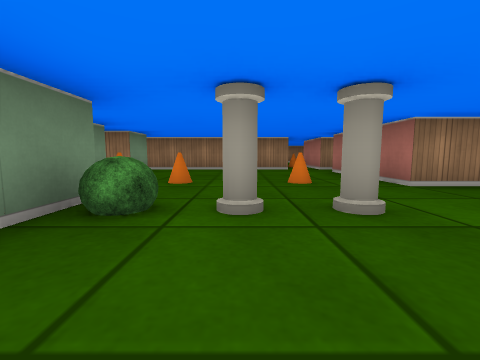
View 1 (above)

16 first-person views from a walk through a cub3D level. The camera is about half as high as the walls, tilts 6° down and sees 90° across. The floor is counted in squares. Each view is taken from the middle of a square. On the plan, view 1 faces up. The plan holds only what a view shows up to about 9 squares ahead; the rest is blank.

View 2
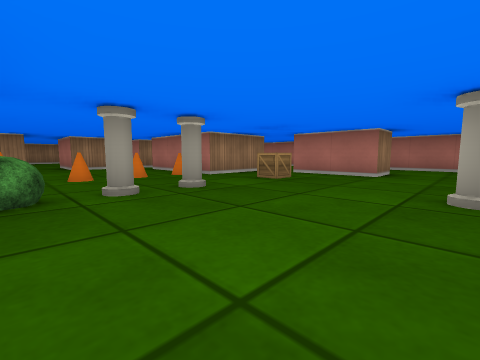

View 3
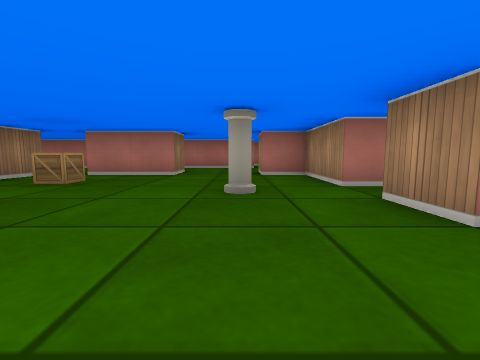

View 4
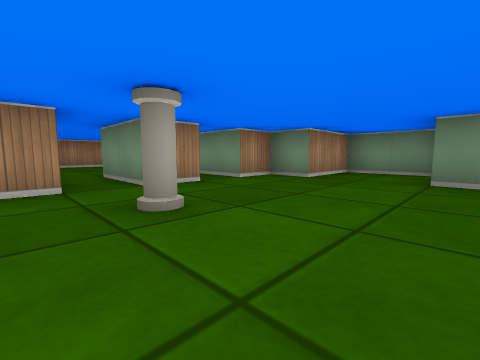

View 5
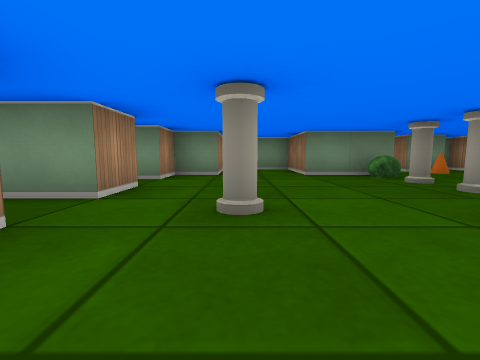

View 6
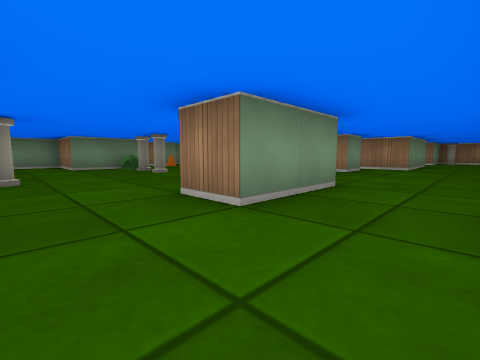

View 7
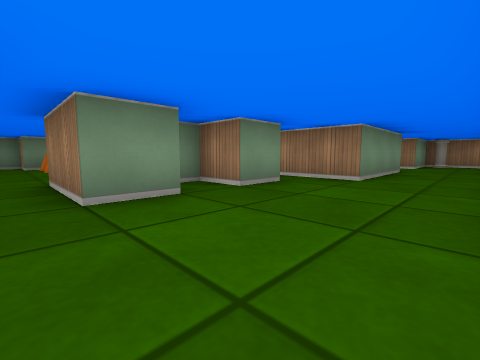

View 8
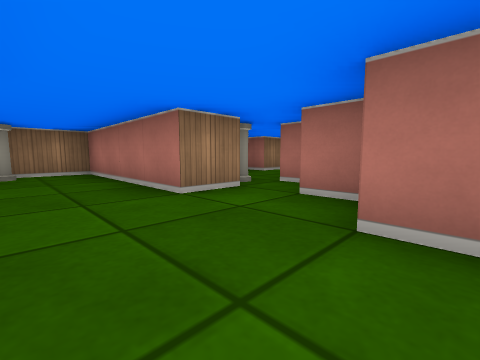

View 9
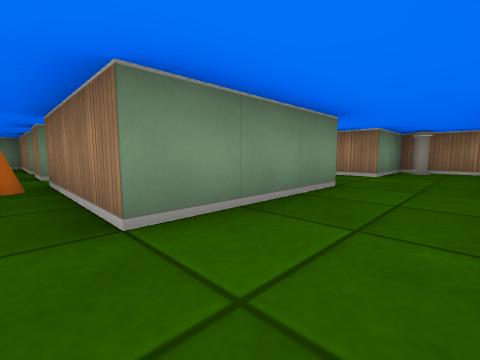

View 10
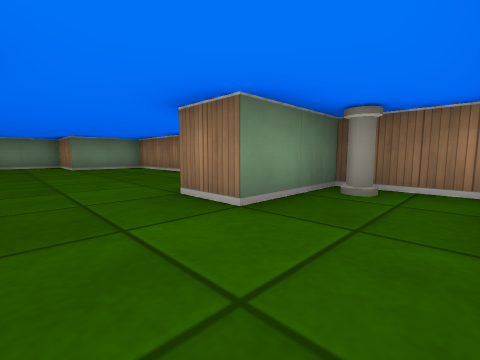

View 11
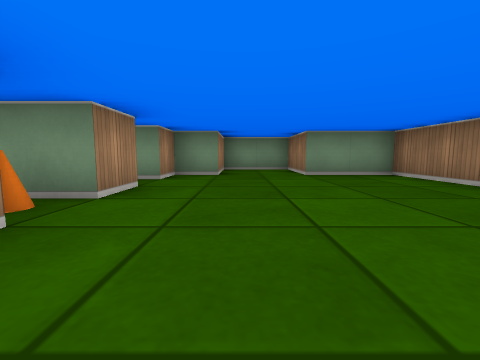

View 12
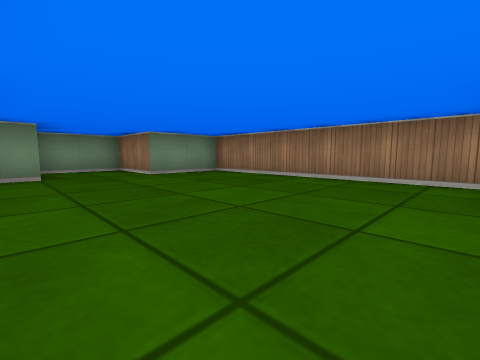

View 13
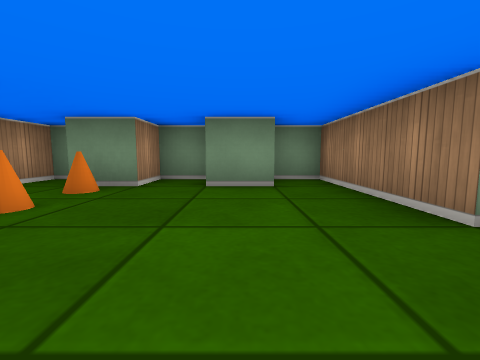

View 14
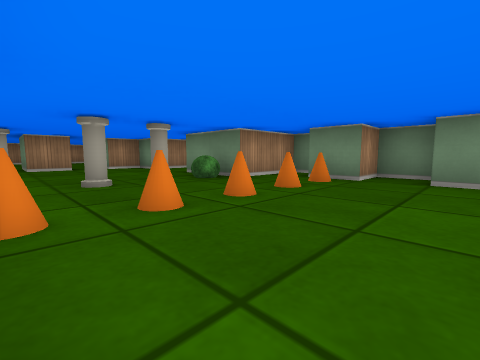

View 15
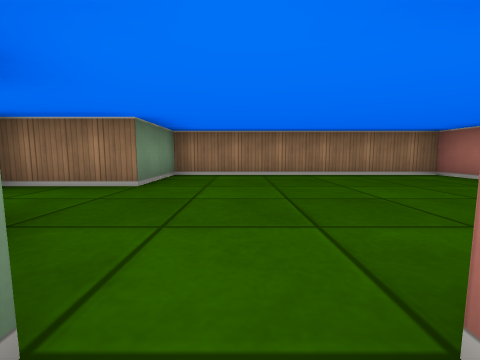

View 16
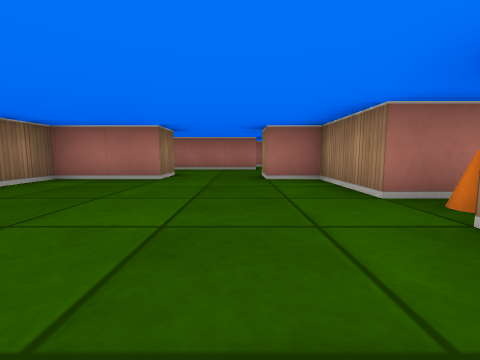

### Floor plan
Ten units are one square. View 1 is at (0, 0); x grows to the right and y downward. Boxes are objects, and circles mark ways between rooms. Rooms are numbered by the first view taken in them; rooms with no view inside come last. Other rooms are left out.
<svg viewBox="-40 -150 140 190">
<path fill="none" stroke="#000" d="M45 -35 25 -35 25 -65M45 -5 45 -25M-25 -66 -25 -55 -35 -55 -35 -45 -25 -45 -25 -35 -35 -35 -35 -25 -15 -25 -15 -5 -35 -5 -35 15 -15 15 -15 25 -5 25M4 25 15 25M25 25 45 25 45 15M45 -75 25 -75 25 -95M15 -95 15 -75 5 -75 5 -95M-5 -95 -5 -75 -35 -75 -35 -66M45 15 54 15M75 16 75 -10M55 -26 55 -5 45 -5M75 -79 75 -85M45 -66 45 -55 35 -55 35 -50M85 -88 85 -95M45 -105 55 -105 55 -75 45 -75M85 -105 75 -105 75 -145 55 -145 55 -125 45 -125M45 -46 45 -35M75 -44 75 -60M95 -100 95 -105M5 -95 15 -95M25 -95 45 -95 45 -105M45 -125 45 -145 -15 -145 -15 -125 -35 -125 -35 -105 -15 -105 -15 -95 -5 -95"/>
<rect x="-25" y="-45" width="10" height="10" fill="#bbb"><title>cone</title></rect>
<rect x="-15" y="-25" width="10" height="10" fill="#bbb"><title>bush</title></rect>
<rect x="-15" y="-45" width="10" height="10" fill="#bbb"><title>cone</title></rect>
<rect x="-5" y="-25" width="10" height="10" fill="#bbb"><title>pillar</title></rect>
<rect x="-5" y="-45" width="10" height="10" fill="#bbb"><title>cone</title></rect>
<rect x="5" y="-25" width="10" height="10" fill="#bbb"><title>pillar</title></rect>
<rect x="5" y="-45" width="10" height="10" fill="#bbb"><title>cone</title></rect>
<rect x="15" y="5" width="10" height="10" fill="#bbb"><title>pillar</title></rect>
<rect x="15" y="-45" width="10" height="10" fill="#bbb"><title>cone</title></rect>
<rect x="15" y="-95" width="10" height="10" fill="#bbb"><title>cone</title></rect>
<rect x="25" y="-25" width="10" height="10" fill="#bbb"><title>crate</title></rect>
<rect x="25" y="-75" width="10" height="10" fill="#bbb"><title>cone</title></rect>
<rect x="55" y="-145" width="10" height="10" fill="#bbb"><title>pillar</title></rect>
<rect x="85" y="-115" width="10" height="10" fill="#bbb"><title>pillar</title></rect>
<circle cx="50" cy="5" r="3" fill="#2a7"/>
<circle cx="35" cy="-70" r="3" fill="#2a7"/>
<circle cx="40" cy="-30" r="3" fill="#2a7"/>
<circle cx="0" cy="-85" r="3" fill="#2a7"/>
<circle cx="20" cy="-85" r="3" fill="#2a7"/>
<circle cx="65" cy="-15" r="3" fill="#2a7"/>
<circle cx="50" cy="-115" r="3" fill="#2a7"/>
<text x="10" y="-30">1</text>
<text x="60" y="0">2</text>
<text x="60" y="-80">3</text>
<text x="10" y="-120">4</text>
</svg>
Room 1 opens to room 2. Room 1 opens to room 3. Room 1 opens to room 4. Room 2 opens to room 3. Room 3 opens to room 4.

Where each view was taken, in squares from view 1:
view 1: 0 up, 0 right, facing up
view 2: 1 down, 1 left, facing up-right
view 3: 1 down, 1 left, facing right
view 4: 1 up, 3 right, facing down-left
view 5: 1 down, 4 right, facing left
view 6: 1 down, 7 right, facing up-left
view 7: 3 up, 7 right, facing up-left
view 8: 8 up, 6 right, facing up-right
view 9: 7 up, 7 right, facing up-left
view 10: 11 up, 7 right, facing up-left
view 11: 11 up, 4 right, facing left
view 12: 10 up, 4 right, facing up-left
view 13: 6 up, 1 right, facing left
view 14: 6 up, 2 right, facing down-left
view 15: 9 up, 0 right, facing up
view 16: 11 up, 0 right, facing right
